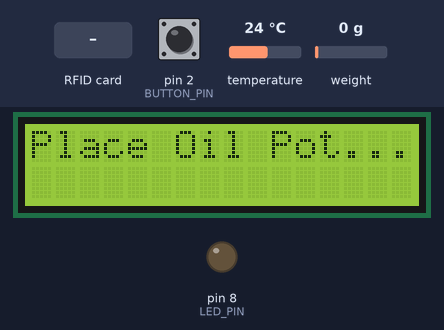
This sketch was run on a simulated Arduino Uno, built with avr-gcc and run on an emulated ATmega328P. On the bench: 16×2 character LCD, output pins drawn as LEDs (lit = HIGH). The test bench sets the inputs (shaded band); at power-on: temperature 24 °C, pin 2 (BUTTON_PIN) LOW, weight on the scale 0 g. Pins used as bus, display or sensor lines are not drawn; what the sketch prints to the serial monitor is not drawn.

Above: at 4.3 s.
4.4 s: RFID card 5E 7A 19 C4 held to the reader
At 6.5 s:
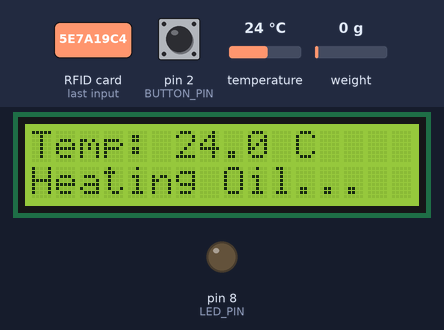
7.4 s: temperature set to 29.4 °C
At 8.6 s:
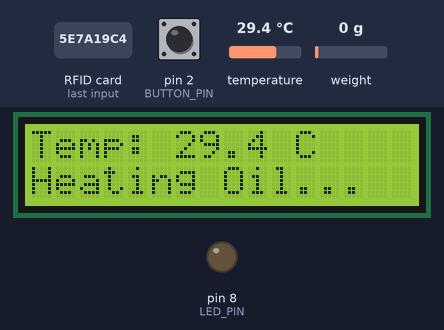
9.5 s: temperature set to 30.6 °C
At 10.7 s:
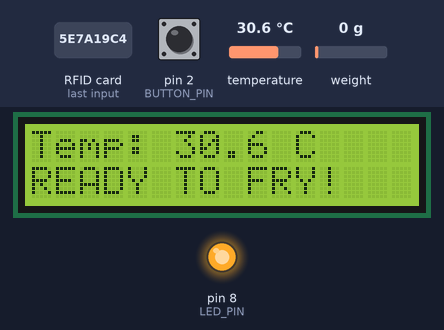
11.3 s: temperature set to 12 °C
At 12.8 s:
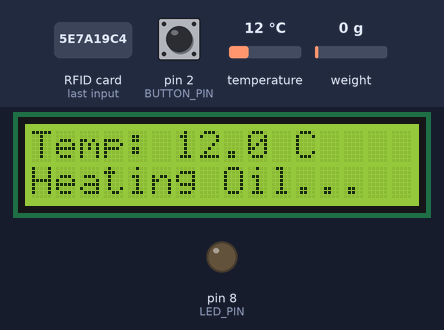
Timing chart, 0 to 14.0 s (numbered marks = the images above; inputs shaded):
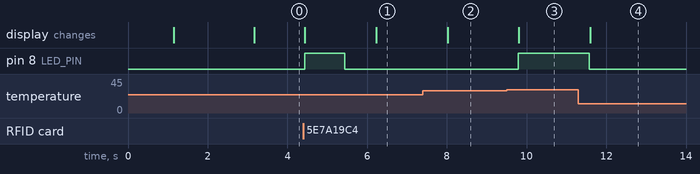

Measured:
- the behaviour switches between 29.9 and 30 °C on temperature (found by bisection; images 2 and 3)
- after the input at 4.4 s, pin 8 (LED_PIN): LOW → HIGH at once, → LOW 1.0 s later; the display: first changes at once (image 1 shows a later state)
- after the input at 7.4 s, the display: changes after 0.62 s (image 2)
- after the input at 9.5 s, pin 8 (LED_PIN): LOW → HIGH after 0.29 s; the display: changes after 0.31 s (image 3)
- after the input at 11.3 s, pin 8 (LED_PIN): HIGH → LOW after 0.28 s; the display: changes after 0.29 s (image 4)

The sketch:

ARD_GROUP_10.ino
```cpp
#include <OneWire.h>
#include <DallasTemperature.h>
#include <LiquidCrystal_I2C.h>
#include <Servo.h>
#include <SPI.h>
#include <MFRC522.h>
#include "HX711.h"

//הגדרת משתנים
#define ONE_WIRE_BUS 4
#define BUTTON_PIN 2
#define LED_PIN 8
#define SERVO_PIN 6
#define RST_PIN 9
#define SS_PIN 10
#define LOADCELL_DOUT_PIN A2
#define LOADCELL_SCK_PIN A3

OneWire oneWire(ONE_WIRE_BUS);
DallasTemperature sensors(&oneWire);
LiquidCrystal_I2C lcd(0x27, 16, 2);
Servo armServo;
MFRC522 mfrc522(SS_PIN, RST_PIN);
HX711 scale;

//משתנים גלובליים
bool oilPlaced = false;
const long OILY_THRESHOLD = 2000; //סף עליון לספיגת שמן
const long MIN_DONUT_WEIGHT = 50;  //סף תחתון לוודא שיש סופגנייה

void setup() {
  Serial.begin(9600); //
  SPI.begin();
  mfrc522.PCD_Init();
  sensors.begin();
  lcd.init();
  lcd.backlight();

  //אתחול חיישן משקל
  scale.begin(LOADCELL_DOUT_PIN, LOADCELL_SCK_PIN);
  scale.tare(); //איפוס ראשוני

  pinMode(LED_PIN, OUTPUT);
  pinMode(BUTTON_PIN, INPUT);

  armServo.detach();

  //הצגת מסך התחלה
  lcd.setCursor(0, 0);
  lcd.print("   CHANUKAH");
  lcd.setCursor(0, 1);
  lcd.print("    PROJECT");
  Serial.println("--- System Initialized: Waiting for RFID ---");
  delay(2000);

  lcd.clear();
  lcd.print("Place Oil Pot...");
}

void loop() {
  //בדיקת RFID
  if (!oilPlaced && mfrc522.PICC_IsNewCardPresent() && mfrc522.PICC_ReadCardSerial()) {
    oilPlaced = true;
    Serial.println("Status Change: Oil detected via RFID.");
    lcd.clear();
    lcd.print("Oil Detected!");
    digitalWrite(LED_PIN, HIGH);
    delay(1000);
    digitalWrite(LED_PIN, LOW);
    mfrc522.PICC_HaltA();
  }

  //הפעלת המערכת לאחר זיהוי RFID
  if (oilPlaced) {
    sensors.requestTemperatures();
    float currentTemp = sensors.getTempCByIndex(0);

    lcd.setCursor(0, 0);
    lcd.print("Temp: ");
    lcd.print(currentTemp, 1);
    lcd.print(" C  ");

    //בדיקת תנאי מוכנות להתחלת טיגון
    if (currentTemp >= 30.0) {
      digitalWrite(LED_PIN, HIGH);
      lcd.setCursor(0, 1);
      lcd.print("READY TO FRY!   ");

      if (digitalRead(BUTTON_PIN) == HIGH) {
        Serial.println("Action: User triggered Frying Cycle.");
        executeFryingCycle();
      }
    }
    else {
      digitalWrite(LED_PIN, LOW);
      lcd.setCursor(0, 1);
      lcd.print("Heating Oil...  ");
    }
  }
  delay(100);
}

void executeFryingCycle() {
  lcd.clear();
  lcd.print("Frying Donut...");

  // הפעלת מנוע סרבו
  armServo.attach(SERVO_PIN);
  armServo.write(180);
  delay(2000);
  armServo.write(0);
  delay(1500); //זמן המתנה להתייצבות המשקל
  armServo.detach();

  //קריאת המשקל - בקרת איכות
  long weight = scale.get_units(10);
  Serial.print("Data: Frying completed. Final Weight: ");
  Serial.println(weight);

  lcd.clear();

  //בדיקת טווח במשקל
  if (weight < MIN_DONUT_WEIGHT) {
    //טיפול במקרה שבו אין סופגנייה (אין כלום על המשקל)
    lcd.print("No Donut Found!");
    Serial.println("Result: Error - No weight detected.");
  }
  else if (weight > OILY_THRESHOLD) {
    //סופגנייה כבדה מדי (ספוגה בשמן)
    lcd.print("Too Much Oil!");
    Serial.println("Result: Failed - Donut is too oily.");
  }
  else {
    //סופגנייה בטווח המשקל התקין
    lcd.print("Perfect Sufgania");
    Serial.println("Result: Success - Quality Check Passed.");
  }

  delay(4000);
  lcd.clear();
  lcd.print("Temp: "); //החזרת תצוגת טמפרטורה
}
```
